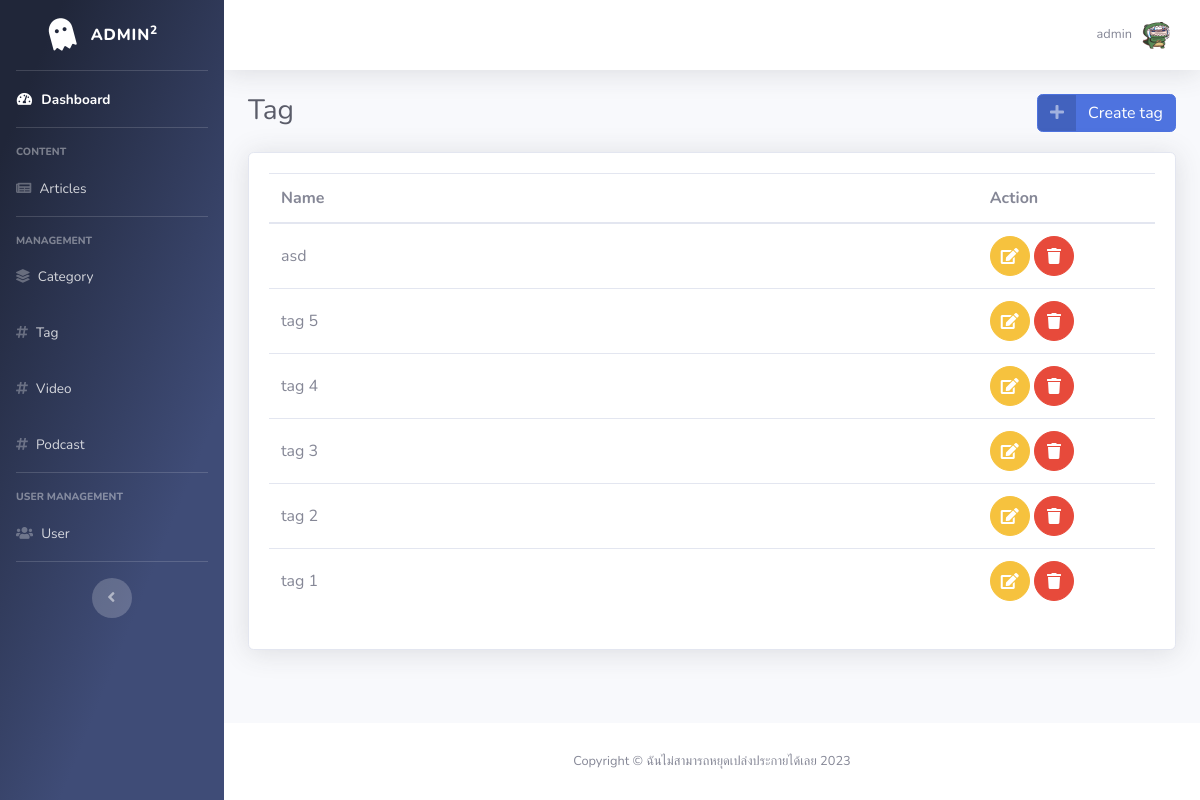
Page /backend/tag.php (signed in) on the committed database.
### tables this page shows
CREATE TABLE `tag` (
  `id` int(11) NOT NULL,
  `name` varchar(255) NOT NULL,
  `tag_url` varchar(255) NOT NULL,
  `user_id` int(11) NOT NULL,
  `create_at` timestamp NOT NULL DEFAULT current_timestamp() ON UPDATE current_timestamp()
);

### backend/connect/connect.php (called while the page is built, shortened)
<?php
class connectDB
{
    private $hostName = "localhost";
    private $userName = "root";
    private $password = "";
    private $dbName = "project_news";
    function __construct()
    {
        $this->conn = new mysqli($this->hostName, $this->userName, $this->password, $this->dbName);
    }
}

### backend/functions/tag-function.php (called while the page is built, shortened)
<?php
class tagFunction extends connectDB
{
    public function getTagPage($limit)
    {
        $sql = "SELECT * FROM tag ORDER BY id DESC $limit";
        return $this->conn->query($sql);
    }
}

### backend/tag.php (the view, shortened to what this page needs)
<?php
include "connect/connect.php";
include_once('functions/tag-function.php');
$userRole = $_SESSION['role'];
$tagFn = new tagFunction();
$page_rows = 10;
$pagenum = 1;
$limit = 'LIMIT ' . ($pagenum - 1) * $page_rows . ',' . $page_rows;
$tagPage =  $tagFn->getTagPage($limit);
?>
<!DOCTYPE html>
<html lang="en">
<head>
    <link href="vendor/fontawesome-free/css/all.min.css" rel="stylesheet" type="text/css">
    <link href="css/sb-admin-2.css" rel="stylesheet">
</head>
<body id="page-top">
    <div id="wrapper">
        <?php include('./components/sidebar.php') ?>
        <div id="content-wrapper" class="d-flex flex-column">
            <div id="content">
                <?php include('./components/topbar.php') ?>
                <div class="container-fluid">
                    <div class="d-flex justify-content-between">
                        <h1 class="h3 mb-4 text-gray-800">Tag</h1>
                        <div>
                            <a href="#" data-toggle="modal" data-target="#createModal" class="btn btn-primary btn-icon-split">
                                <span class="icon text-white-50">
                                    <i class="fas fa-plus"></i>
                                </span>
                                <span class="text">Create tag</span>
                            </a>
                        </div>
                    </div>
                    <div class="card shadow mb-4">
                        <div class="card-body">
                            <div class="table-responsive">
                                <table class="table" width="100%" cellspacing="0">
                                    <thead>
                                        <tr>
                                            <th style="width: 80%">Name</th>
                                            <th style="width: 20%">Action</th>
                                        </tr>
                                    </thead>
                                    <tbody>
                                        <?php
                                        while ($tag = $tagPage->fetch_assoc()) {
                                        ?>
                                            <tr>
                                                <td style="vertical-align: middle;"><?php echo $tag['name'] ?></td>
                                                <td>
                                                    <?php if ($userRole == '1') { ?>
                                                        <a href="#editModal" class="btn btn-warning btn-circle edit" data-id="<?php echo $tag['id'] ?>" role="button" data-toggle="modal" data-name="<?php echo $tag['name'] ?>">
                                                            <i class="fas fa-edit"></i>
                                                        </a>
                                                        <a href="#delModal" class="btn btn-danger btn-circle trash" data-id="<?php echo $tag['id'] ?>" role="button" data-toggle="modal" data-name="<?php echo $tag['name'] ?>">
                                                            <i class="fas fa-trash"></i>
                                                        </a>
                                                    <?php } else { ?>
                                                        <i class="fas fa-circle text-success"></i>
                                                    <?php } ?>
                                                </td>
                                            </tr>
                                        <?php } ?>
                                    </tbody>
                                </table>
                            </div>
                        </div>
                    </div>
                </div>
            </div>
            <footer class="sticky-footer bg-white">
                <div class="container my-auto">
                    <div class="copyright text-center my-auto">
                        <span>Copyright &copy; ฉันไม่สามารถหยุดเปล่งประกายได้เลย <?php echo date("Y"); ?></span>
                    </div>
                </div>
            </footer>
        </div>
    </div>
</body>
</html>

### rows in the picture
tag: name "asd"
tag: name "tag 5"
tag: name "tag 4"
tag: name "tag 3"
tag: name "tag 2"
tag: name "tag 1"

### other values in the picture
$_SESSION['username'] "admin"
